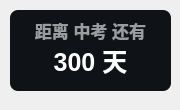
<?xml version="1.0" encoding="UTF-8"?>
<ui version="4.0">
 <class>Form</class>
 <widget class="QWidget" name="Form">
  <property name="geometry">
   <rect>
    <x>0</x>
    <y>0</y>
    <width>180</width>
    <height>110</height>
   </rect>
  </property>
  <property name="minimumSize">
   <size>
    <width>0</width>
    <height>0</height>
   </size>
  </property>
  <property name="maximumSize">
   <size>
    <width>16777215</width>
    <height>65536</height>
   </size>
  </property>
  <property name="windowTitle">
   <string>倒计日</string>
  </property>
  <widget class="QLabel" name="countdown_custom_title">
   <property name="geometry">
    <rect>
     <x>10</x>
     <y>10</y>
     <width>161</width>
     <height>41</height>
    </rect>
   </property>
   <property name="font">
    <font>
     <family>Microsoft YaHei UI</family>
     <pointsize>13</pointsize>
     <weight>75</weight>
     <bold>true</bold>
    </font>
   </property>
   <property name="styleSheet">
    <string notr="true">color: rgba(255, 255, 255, 150);
font-weight: bold;</string>
   </property>
   <property name="text">
    <string>距离 中考 还有</string>
   </property>
   <property name="textFormat">
    <enum>Qt::PlainText</enum>
   </property>
   <property name="alignment">
    <set>Qt::AlignCenter</set>
   </property>
  </widget>
  <widget class="QLabel" name="custom_countdown">
   <property name="geometry">
    <rect>
     <x>20</x>
     <y>30</y>
     <width>141</width>
     <height>61</height>
    </rect>
   </property>
   <property name="font">
    <font>
     <family>Microsoft YaHei UI</family>
     <pointsize>19</pointsize>
     <weight>75</weight>
     <bold>true</bold>
    </font>
   </property>
   <property name="styleSheet">
    <string notr="true">border: none;
color: rgba(255, 255, 255, 255);
font-weight: bold</string>
   </property>
   <property name="text">
    <string>300 天</string>
   </property>
   <property name="textFormat">
    <enum>Qt::PlainText</enum>
   </property>
   <property name="alignment">
    <set>Qt::AlignCenter</set>
   </property>
  </widget>
  <widget class="QLabel" name="backgnd">
   <property name="geometry">
    <rect>
     <x>10</x>
     <y>10</y>
     <width>161</width>
     <height>81</height>
    </rect>
   </property>
   <property name="styleSheet">
    <string notr="true">background-color: rgba(15, 18, 22, 255);
border-radius: 8px
</string>
   </property>
   <property name="text">
    <string/>
   </property>
  </widget>
  <zorder>backgnd</zorder>
  <zorder>countdown_custom_title</zorder>
  <zorder>custom_countdown</zorder>
 </widget>
 <resources/>
 <connections/>
</ui>
